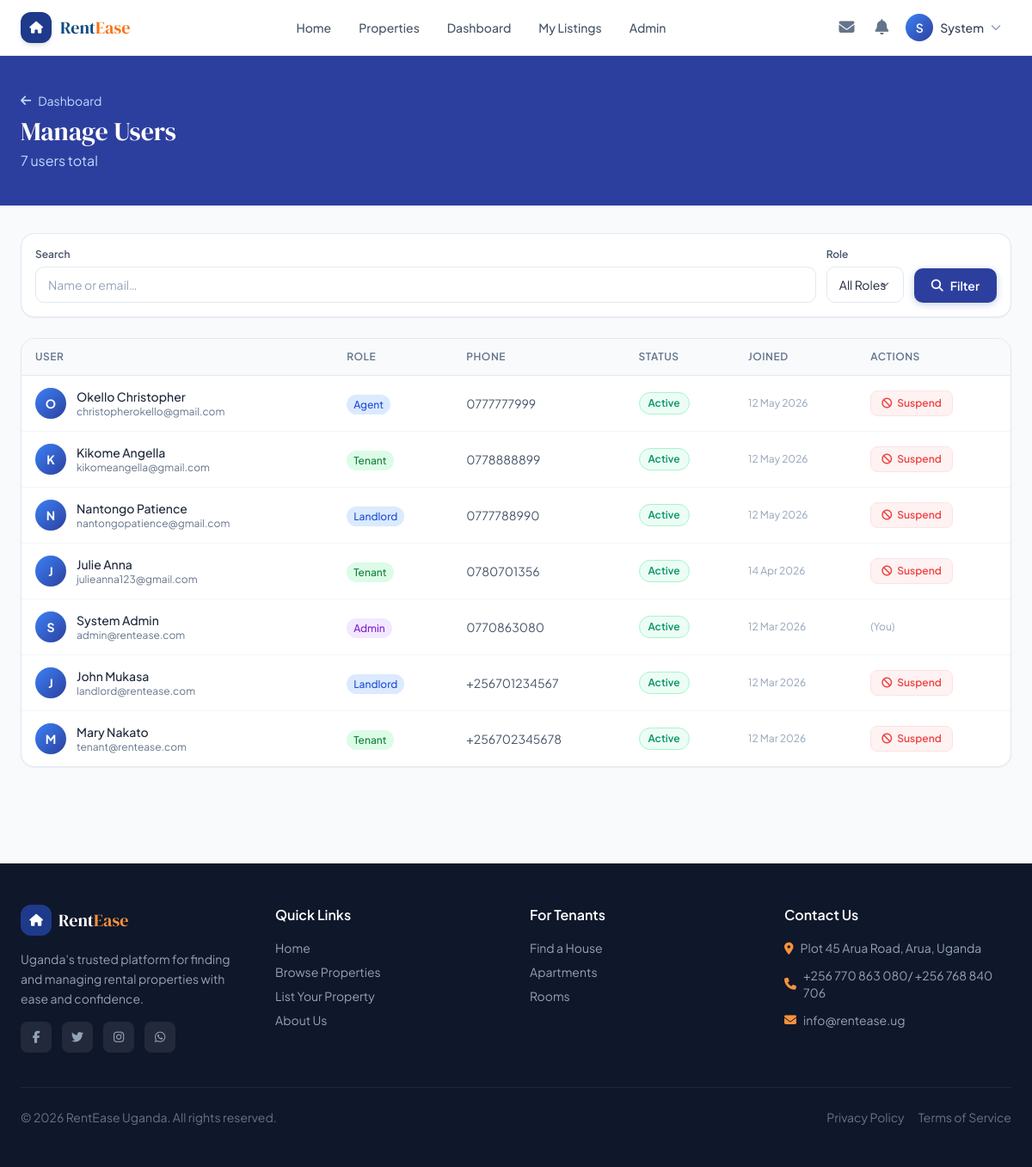
The page /pages/admin/users.php (signed in) on the database its author committed.
### tables this page shows
CREATE TABLE `users` (
  `id` int(11) NOT NULL AUTO_INCREMENT,
  `name` varchar(100) NOT NULL,
  `email` varchar(150) NOT NULL,
  `phone` varchar(20) DEFAULT NULL,
  `password_hash` varchar(255) NOT NULL,
  `role` enum('tenant','landlord','agent','admin') NOT NULL DEFAULT 'tenant',
  `avatar` varchar(255) DEFAULT NULL,
  `bio` text DEFAULT NULL,
  `is_active` tinyint(1) DEFAULT 1,
  `reset_token` varchar(100) DEFAULT NULL,
  `reset_token_expiry` datetime DEFAULT NULL,
  `created_at` timestamp NOT NULL DEFAULT current_timestamp(),
  `updated_at` timestamp NOT NULL DEFAULT current_timestamp() ON UPDATE current_timestamp(),
  PRIMARY KEY (`id`),
  UNIQUE KEY `email` (`email`)
);

### includes/config.php (called while the page is built, shortened)
<?php
function getDB(): PDO {
    static $pdo = null;
    if ($pdo === null) {
        try {
            $dsn = "mysql:host=" . DB_HOST . ";port=" . DB_PORT . ";dbname=" . DB_NAME . ";charset=utf8mb4";
            $pdo = new PDO($dsn, DB_USER, DB_PASS, [
                PDO::ATTR_ERRMODE => PDO::ERRMODE_EXCEPTION,
                PDO::ATTR_DEFAULT_FETCH_MODE => PDO::FETCH_ASSOC,
            ]);
        } catch (PDOException $e) {
            http_response_code(500);
            die(json_encode(['error' => 'Database connection failed']));
        }
    }
    return $pdo;
}
function isLoggedIn(): bool {
    return isset($_SESSION['user_id']);
}
function currentUser(): ?array {
    static $user = null;
    if ($user === null) {
        $db = getDB();
        $stmt = $db->prepare("SELECT id, name, email, phone, role, avatar FROM users WHERE id = ? AND is_active = 1");
        $stmt->execute([$_SESSION['user_id']]);
        $user = $stmt->fetch() ?: null;
    }
    return $user;
}
function requireRole(array $roles): void {
    $user = currentUser();
}
function sanitize(string $str): string {
    return htmlspecialchars(trim($str), ENT_QUOTES, 'UTF-8');
}

### pages/admin/users.php (the view, shortened to what this page needs)
<?php
require_once __DIR__ . '/../../includes/config.php';
requireRole(['admin']);
$user = currentUser();
$db = getDB();
$roleFilter = $_GET['role'] ?? '';
$search     = trim($_GET['search'] ?? '');
$where  = 'WHERE 1=1';
$params = [];
$stmt = $db->prepare("SELECT * FROM users $where ORDER BY created_at DESC");
$stmt->execute($params);
$users = $stmt->fetchAll();
include __DIR__ . '/../../includes/header.php';
?>
<div class="page-hero py-10">
    <div class="max-w-7xl mx-auto px-4 sm:px-6">
        <a href="<?= APP_URL ?>/pages/admin/dashboard.php" class="inline-flex items-center gap-2 text-blue-200 hover:text-white text-sm mb-2"><i class="fas fa-arrow-left"></i> Dashboard</a>
        <h1 class="font-display text-3xl text-white">Manage Users</h1>
        <p class="text-blue-200 mt-1"><?= count($users) ?> users total</p>
    </div>
</div>
<div class="max-w-7xl mx-auto px-4 sm:px-6 py-8">
    <form method="GET" class="bg-white rounded-2xl border border-slate-200 shadow-sm p-4 mb-6 flex flex-wrap gap-3 items-end">
        <div class="flex-1 min-w-48">
            <label class="form-label text-xs">Search</label>
            <input type="text" name="search" value="<?= sanitize($search) ?>" class="form-input py-2.5 text-sm" placeholder="Name or email…">
        </div>
        <div>
            <label class="form-label text-xs">Role</label>
            <select name="role" class="form-select py-2.5 text-sm" onchange="this.form.submit()">
                <option value="">All Roles</option>
            </select>
        </div>
        <button type="submit" class="btn-primary py-2.5 text-sm"><i class="fas fa-search"></i> Filter</button>
    </form>
    <div class="bg-white rounded-2xl border border-slate-200 shadow-sm overflow-hidden">
        <div class="overflow-x-auto">
            <table class="data-table">
                <thead>
                    <tr><th>User</th><th>Role</th><th>Phone</th><th>Status</th><th>Joined</th><th>Actions</th></tr>
                </thead>
                <tbody>
                <?php foreach ($users as $u): ?>
                <tr>
                    <td>
                        <div class="flex items-center gap-3">
                            <div class="w-9 h-9 rounded-full bg-gradient-to-br from-primary-500 to-primary-700 flex items-center justify-center text-white text-sm font-bold flex-shrink-0">
                                <?= strtoupper(substr($u['name'],0,1)) ?>
                            </div>
                            <div>
                                <p class="text-sm font-medium text-slate-800"><?= sanitize($u['name']) ?></p>
                                <p class="text-xs text-slate-500"><?= sanitize($u['email']) ?></p>
                            </div>
                        </div>
                    </td>
                    <td>
                        <span class="text-xs px-2 py-1 rounded-full font-medium capitalize
                            <?= $u['role']==='admin'?'bg-purple-100 text-purple-700':($u['role']==='landlord'||$u['role']==='agent'?'bg-blue-100 text-blue-700':'bg-green-100 text-green-700') ?>">
                            <?= $u['role'] ?>
                        </span>
                    </td>
                    <td class="text-sm text-slate-600"><?= sanitize($u['phone']??'-') ?></td>
                    <td>
                        <span class="status-badge <?= $u['is_active'] ? 'status-available' : 'status-inactive' ?> text-xs">
                            <?= $u['is_active'] ? 'Active' : 'Suspended' ?>
                        </span>
                    </td>
                    <td class="text-xs text-slate-400"><?= date('d M Y', strtotime($u['created_at'])) ?></td>
                    <td>
                        <div class="flex items-center gap-2">
                            <?php if ($u['id'] !== $user['id']): ?>
                            <a href="?toggle=<?= $u['id'] ?><?= $roleFilter ? "&role=$roleFilter" : '' ?>"
                               onclick="return confirm('<?= $u['is_active'] ? 'Suspend' : 'Activate' ?> this user?')"
                               class="<?= $u['is_active'] ? 'btn-danger' : 'btn-success' ?> text-xs py-1.5 px-3">
                                <i class="fas fa-<?= $u['is_active'] ? 'ban' : 'check' ?>"></i>
                                <?= $u['is_active'] ? 'Suspend' : 'Activate' ?>
                            </a>
                            <?php else: ?>
                            <span class="text-xs text-slate-400">(You)</span>
                            <?php endif; ?>
                        </div>
                    </td>
                </tr>
                <?php endforeach; ?>
                </tbody>
            </table>
        </div>
    </div>
</div>
<?php include __DIR__ . '/../../includes/footer.php'; ?>

### includes/header.php (shortened to what this page needs)
<?php
$user = currentUser();
?>
<!DOCTYPE html>
<html lang="en">
<head>
<script src="https://cdn.tailwindcss.com"></script>
<link rel="stylesheet" href="https://cdnjs.cloudflare.com/ajax/libs/font-awesome/6.5.0/css/all.min.css">
<link rel="stylesheet" href="<?= APP_URL ?>/assets/css/style.css?v=<?= filemtime(__DIR__ . '/../assets/css/style.css') ?>">
</head>
<body class="bg-slate-50 font-sans text-slate-800 min-h-screen">
<nav class="navbar fixed top-0 left-0 right-0 z-50 bg-white/95 backdrop-blur-md border-b border-slate-200 shadow-sm">
    <div class="max-w-7xl mx-auto px-4 sm:px-6">
        <div class="flex items-center justify-between h-16">
            <a href="<?= APP_URL ?>/index.php" class="flex items-center gap-2.5 group">
                <div class="w-9 h-9 bg-blue-900 rounded-xl flex items-center justify-center shadow-md group-hover:scale-105 transition-transform">
                    <i class="fas fa-home text-white text-sm"></i>
                </div>
                <span class="font-display text-xl text-primary-800">Rent<span class="text-accent-500">Ease</span></span>
            </a>
            <div class="hidden md:flex items-center gap-1">
                <a href="<?= APP_URL ?>/index.php" class="nav-link <?= basename($_SERVER['PHP_SELF']) === 'index.php' ? 'active' : '' ?>">Home</a>
                <a href="<?= APP_URL ?>/pages/search.php" class="nav-link">Properties</a>
                <?php if ($user): ?>
                    <?php if (in_array($user['role'], ['landlord','agent','admin'])): ?>
                    <a href="<?= APP_URL ?>/pages/landlord/dashboard.php" class="nav-link">Dashboard</a>
                    <a href="<?= APP_URL ?>/pages/landlord/properties.php" class="nav-link">My Listings</a>
                    <?php endif; ?>
                    <?php if ($user['role'] === 'admin'): ?>
                    <a href="<?= APP_URL ?>/pages/admin/dashboard.php" class="nav-link">Admin</a>
                    <?php endif; ?>
                <?php endif; ?>
            </div>
            <div class="flex items-center gap-2">
                <?php if ($user): ?>
                    <a href="<?= APP_URL ?>/pages/messages.php" class="relative p-2 text-slate-500 hover:text-primary-700 hover:bg-primary-50 rounded-lg transition-colors">
                        <i class="fas fa-envelope text-lg"></i>
                    </a>
                    <a href="<?= APP_URL ?>/pages/notifications.php" class="relative p-2 text-slate-500 hover:text-primary-700 hover:bg-primary-50 rounded-lg transition-colors">
                        <i class="fas fa-bell text-lg"></i>
                    </a>
                    <div class="relative" x-data="{ open: false }">
                        <button onclick="toggleDropdown('userMenu')" class="flex items-center gap-2 pl-1 pr-3 py-1 rounded-full hover:bg-slate-100 transition-colors">
                            <div class="w-8 h-8 rounded-full bg-gradient-to-br from-primary-500 to-primary-700 flex items-center justify-center text-white text-sm font-semibold">
                                <?= strtoupper(substr($user['name'], 0, 1)) ?>
                            </div>
                            <span class="hidden sm:block text-sm font-medium text-slate-700"><?= sanitize(explode(' ', $user['name'])[0]) ?></span>
                            <i class="fas fa-chevron-down text-xs text-slate-400"></i>
                        </button>
                    </div>
                <?php else: ?>
                    <a href="<?= APP_URL ?>/pages/login.php" class="btn-outline text-sm">Sign In</a>
                    <a href="<?= APP_URL ?>/pages/register.php" class="btn-primary text-sm">Get Started</a>
                <?php endif; ?>
            </div>
        </div>
    </div>
</nav>
<div class="h-16"></div>

### assets/css/style.css (style rules this page uses)
:root { --primary: #0f4c81; --primary-light: #1d6bb5; --accent: #f97316; --accent-dark: #ea580c; --success: #10b981; --warning: #f59e0b; --danger: #ef4444; --shadow-sm: 0 1px 3px rgba(0,0,0,0.08), 0 1px 2px rgba(0,0,0,0.05); --shadow-md: 0 4px 12px rgba(0,0,0,0.10), 0 2px 6px rgba(0,0,0,0.07); --shadow-lg: 0 10px 30px rgba(0,0,0,0.12), 0 4px 12px rgba(0,0,0,0.08); --radius: 12px; --radius-lg: 20px; }
*, *::before, *::after { box-sizing: border-box; }
body { font-family: 'Plus Jakarta Sans', sans-serif; background: #f8fafc; color: #1e293b; }
.nav-link { display: inline-flex; align-items: center; padding: 6px 14px; border-radius: 8px; font-size: 14px; font-weight: 500; color: #475569; text-decoration: none; transition: all 0.2s; }
.btn-primary { display: inline-flex; align-items: center; gap: 8px; padding: 9px 20px; background: #2d3f9e; color: white; font-weight: 600; font-size: 14px; border-radius: 10px; border: none; cursor: pointer; text-decoration: none; transition: all 0.2s; box-shadow: 0 2px 8px rgba(15,76,129,0.25); }
.btn-danger { display: inline-flex; align-items: center; gap: 6px; padding: 8px 16px; background: #fef2f2; color: #ef4444; font-weight: 600; font-size: 13px; border-radius: 8px; border: 1px solid #fee2e2; cursor: pointer; text-decoration: none; transition: all 0.2s; }
.form-input { width: 100%; padding: 11px 14px; border: 1.5px solid #e2e8f0; border-radius: 10px; font-size: 14px; font-family: inherit; background: white; color: #1e293b; transition: border-color 0.2s, box-shadow 0.2s; outline: none; }
.form-input::placeholder { color: #94a3b8; }
.form-label { display: block; font-size: 13px; font-weight: 600; color: #475569; margin-bottom: 6px; }
.form-select { width: 100%; padding: 11px 14px; border: 1.5px solid #e2e8f0; border-radius: 10px; font-size: 14px; font-family: inherit; background: white; color: #1e293b; cursor: pointer; outline: none; appearance: none; background-repeat: no-repeat; background-position: right 12px center; background-size: 18px; transition: border-color 0.2s; }
.status-available { background: #ecfdf5; color: #059669; border: 1px solid #a7f3d0; }
.status-badge { display: inline-flex; align-items: center; gap: 5px; padding: 4px 10px; border-radius: 99px; font-size: 12px; font-weight: 600; }
.page-hero { background: #2d3f9e; padding: 60px 0 40px; color: white; position: relative; overflow: hidden; }
.data-table { width: 100%; border-collapse: collapse; font-size: 14px; }
.data-table th { background: #f8fafc; padding: 12px 16px; text-align: left; font-weight: 600; font-size: 12px; color: #64748b; text-transform: uppercase; letter-spacing: 0.5px; border-bottom: 1px solid #e2e8f0; }
.data-table td { padding: 14px 16px; border-bottom: 1px solid #f1f5f9; vertical-align: middle; }
.data-table tr:last-child td { border-bottom: none; }

### rows shown on the page
users: name "S", name "System", name "System Admin", email "admin@rentease.com", role "Admin", phone "0770863080", is_active "Active", created_at "12 Mar 2026", shows "(You)"
users: name "O", name "Okello Christopher", email "christopherokello@gmail.com", role "Agent", phone "0777777999", is_active "Active", created_at "12 May 2026"
users: name "K", name "Kikome Angella", email "kikomeangella@gmail.com", role "Tenant", phone "0778888899", is_active "Active", created_at "12 May 2026"
users: name "N", name "Nantongo Patience", email "nantongopatience@gmail.com", role "Landlord", phone "0777788990", is_active "Active", created_at "12 May 2026"
users: name "J", name "Julie Anna", email "julieanna123@gmail.com", role "Tenant", phone "0780701356", is_active "Active", created_at "14 Apr 2026"
users: name "J", name "John Mukasa", email "landlord@rentease.com", role "Landlord", phone "+256701234567", is_active "Active", created_at "12 Mar 2026"
users: name "M", name "Mary Nakato", email "tenant@rentease.com", role "Tenant", phone "+256702345678", is_active "Active", created_at "12 Mar 2026"

### other values the page prints
count($users) "7"
